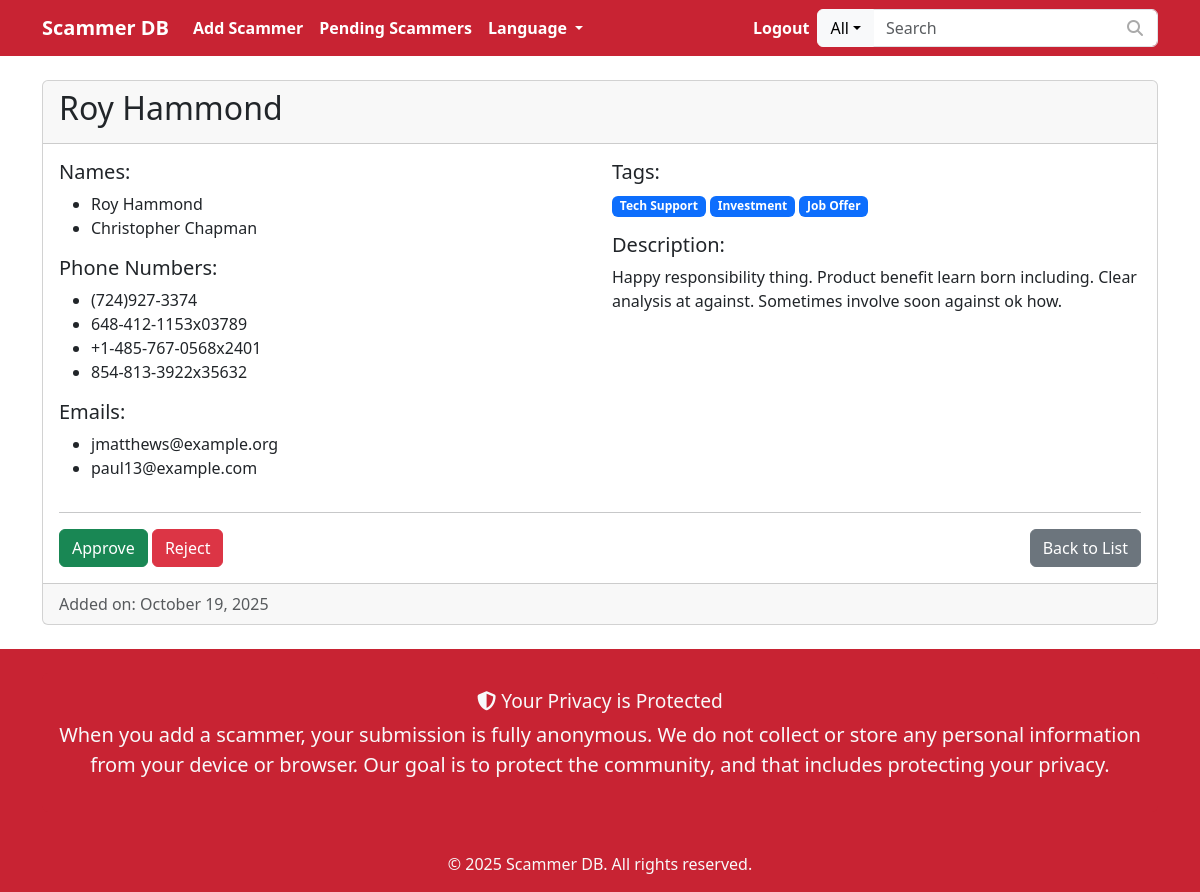
The page /en/scammer/111/ (signed in) on the database its author committed.
### scammers/models.py (models this page shows, shortened)
class Scammer(models.Model):
    STATUS_CHOICES = [
        ('pending', 'Pending'),
        ('approved', 'Approved'),
        ('rejected', 'Rejected'),
    ]
    status = models.CharField(max_length=10, choices=STATUS_CHOICES, default='pending')
    description = models.TextField(blank=True, null=True)
    created_at = models.DateTimeField(auto_now_add=True)
    approved_at = models.DateTimeField(null=True, blank=True)
    tags = models.ManyToManyField('Tag', blank=True)
    related_scammers = models.ManyToManyField('self', blank=True)

class ScammerName(models.Model):
    scammer = models.ForeignKey(Scammer, related_name='names', on_delete=models.CASCADE)
    name = models.CharField(max_length=255, blank=True, null=True)

class ScammerPhoneNumber(models.Model):
    scammer = models.ForeignKey(Scammer, related_name='phone_numbers', on_delete=models.CASCADE)
    phone_number = models.CharField(max_length=50, blank=True, null=True)
    def get_display_value(self, has_access):
        if has_access or not self.phone_number:
            return self.phone_number
        if len(self.phone_number) > 5:
            return self.phone_number[:5] + '*' * (len(self.phone_number) - 5)
        return '*' * len(self.phone_number)

class ScammerEmail(models.Model):
    scammer = models.ForeignKey(Scammer, related_name='emails', on_delete=models.CASCADE)
    email = models.EmailField(blank=True, null=True)
    def get_display_value(self, has_access):
        if has_access or not self.email:
            return self.email

class Tag(models.Model):
    name = models.CharField(max_length=100, unique=True)

### scammers/views.py (the view)
# urls.py: path('scammer/<int:pk>/', views.scammer_detail, name='scammer_detail'),
def scammer_detail(request, pk):
    if request.user.is_staff:
        scammer = get_object_or_404(Scammer, pk=pk)
    else:
        scammer = get_object_or_404(Scammer, pk=pk, status='approved')
    from_page = request.GET.get('from')
    has_access = False
    if request.user.is_staff or getattr(settings, 'FREE_TRIAL_ENABLED', False):
        has_access = True
    elif request.user.is_authenticated:
        has_access = UserScammerAccess.objects.filter(user=request.user, scammer=scammer).exists()
    related_data = []
    if scammer.related_scammers.exists():
        for related in scammer.related_scammers.all():
            reasons = scammer.get_relationship_reasons(related)
            related_data.append({'scammer': related, 'reasons': reasons})
    display_phone_numbers = []
    for phone in scammer.phone_numbers.all():
        display_phone_numbers.append({'value': phone.get_display_value(has_access), 'is_masked': not has_access})
    display_emails = []
    for email in scammer.emails.all():
        display_emails.append({'value': email.get_display_value(has_access), 'is_masked': not has_access})
    display_websites = []
    for website in scammer.websites.all():
        display_websites.append({'value': website.get_display_value(has_access), 'is_masked': not has_access})
    display_payment_accounts = []
    for account in scammer.payment_accounts.all():
        display_payment_accounts.append({'value': account.get_display_value(has_access), 'is_masked': not has_access})
    display_images = []
    for image in scammer.images.all():
        display_images.append({'url': image.get_display_image_url(has_access), 'is_masked': not has_access})
    context = {
        'scammer': scammer,
        'from_page': from_page,
        'has_access': has_access,
        'related_data': related_data,
        'display_phone_numbers': display_phone_numbers,
        'display_emails': display_emails,
        'display_websites': display_websites,
        'display_payment_accounts': display_payment_accounts,
        'display_images': display_images,
    }
    return render(request, 'scammers/scammer_detail.html', context)

### scammer_database/context_processors.py (called while the page is built)
def settings_context(request):
    return {'settings': settings}

### scammers/templates/scammers/scammer_detail.html (shortened to what this page needs)
{% extends 'scammers/base.html' %}
{% load i18n %}
{% block content %}
<div class="card">
    <div class="card-header">
        <h2>{{ scammer.names.first.name|default:"Scammer Details" }}</h2>
    </div>
    <div class="card-body">
        <div class="row">
            <div class="col-md-6">
                {% if scammer.names.all %}
                <h5>Names:</h5>
                <ul>
                    {% for name in scammer.names.all %}
                        <li>{{ name.name }}</li>
                    {% endfor %}
                </ul>
                {% endif %}
                {% if display_phone_numbers %}
                <h5>Phone Numbers:</h5>
                <ul>
                    {% for item in display_phone_numbers %}
                        <li>{{ item.value }} {% if item.is_masked %}<i class="fas fa-lock text-muted"></i>{% endif %}</li>
                    {% endfor %}
                </ul>
                {% endif %}
                {% if display_emails %}
                <h5>Emails:</h5>
                <ul>
                    {% for item in display_emails %}
                        <li>{{ item.value }} {% if item.is_masked %}<i class="fas fa-lock text-muted"></i>{% endif %}</li>
                    {% endfor %}
                </ul>
                {% endif %}
            </div>
            <div class="col-md-6">
                {% if scammer.tags.all %}
                <h5>Tags:</h5>
                <p>
                    {% for tag in scammer.tags.all %}
                        <a href="{% url 'scammer_list' %}?q=tag:{{ tag.name }}" class="badge bg-primary text-decoration-none">{{ tag.name }}</a>
                    {% endfor %}
                </p>
                {% endif %}
                {% if scammer.description %}
                <h5>Description:</h5>
                <p>{{ scammer.description }}</p>
                {% endif %}
            </div>
        </div>
        <hr>
        <div class="mt-3 d-flex justify-content-between align-items-center">
            <div>
                {% if user.is_staff %}
                    {% if scammer.status == 'pending' %}
                        <a href="{% url 'approve_scammer' pk=scammer.pk %}" class="btn btn-success">Approve</a>
                        <a href="{% url 'reject_scammer' pk=scammer.pk %}" class="btn btn-danger">Reject</a>
                    {% elif scammer.status == 'approved' %}
                        <a href="{% url 'reject_scammer' pk=scammer.pk %}" class="btn btn-danger">Reject</a>
                    {% elif scammer.status == 'rejected' %}
                        <a href="{% url 'approve_scammer' pk=scammer.pk %}" class="btn btn-success">Approve</a>
                    {% endif %}
                {% endif %}
            </div>
            <div>
                <a href="{% if from_page == 'pending' %}{% url 'pending_scammers' %}{% else %}{% url 'scammer_list' %}{% endif %}" class="btn btn-secondary">{% trans "Back to List" %}</a>
            </div>
        </div>
    </div>
    <div class="card-footer text-muted">
        {% trans "Added on:" %} {{ scammer.created_at|date:"F d, Y" }}
    </div>
</div>
{% endblock %}

### static/css/custom.css (style rules this page uses)
html { height: 100%; }
body { background-color: #c82333; display: flex; flex-direction: column; min-height: 100vh; margin: 0; padding: 0; padding-top: env(safe-area-inset-top); padding-bottom: env(safe-area-inset-bottom); padding-left: env(safe-area-inset-left); padding-right: env(safe-area-inset-right); }

### rows shown on the page
Scammer: names.first.name "Roy Hammond", description "Happy responsibility thing. Product benefit learn born including. Clear analysis at against. Sometimes involve soon against ok how.", created_at "October 19, 2025"
ScammerName: name "Roy Hammond"
ScammerName: name "Christopher Chapman"
ScammerPhoneNumber: value "(724)927-3374"
ScammerPhoneNumber: value "648-412-1153x03789"
ScammerPhoneNumber: value "+1-485-767-0568x2401"
ScammerPhoneNumber: value "854-813-3922x35632"
ScammerEmail: value "jmatthews@example.org"
ScammerEmail: value "paul13@example.com"
Tag: name "Tech Support"
Tag: name "Investment"
Tag: name "Job Offer"
